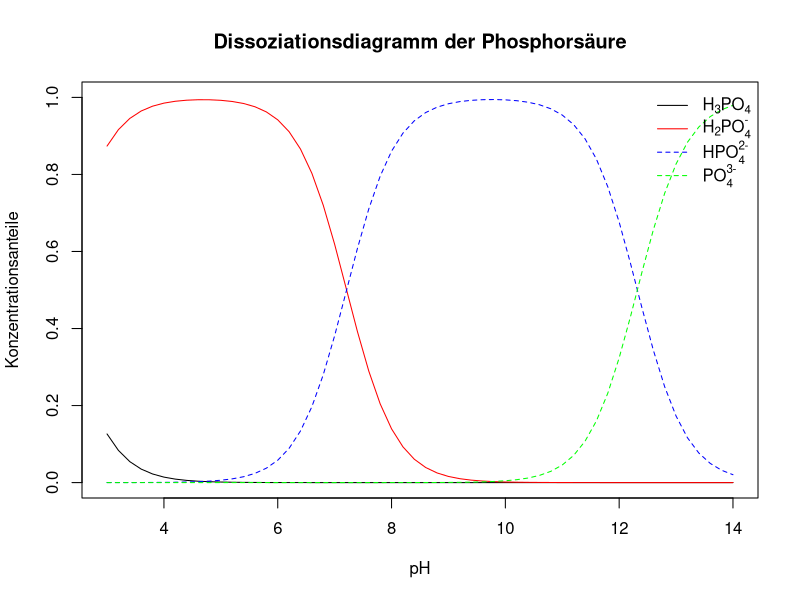
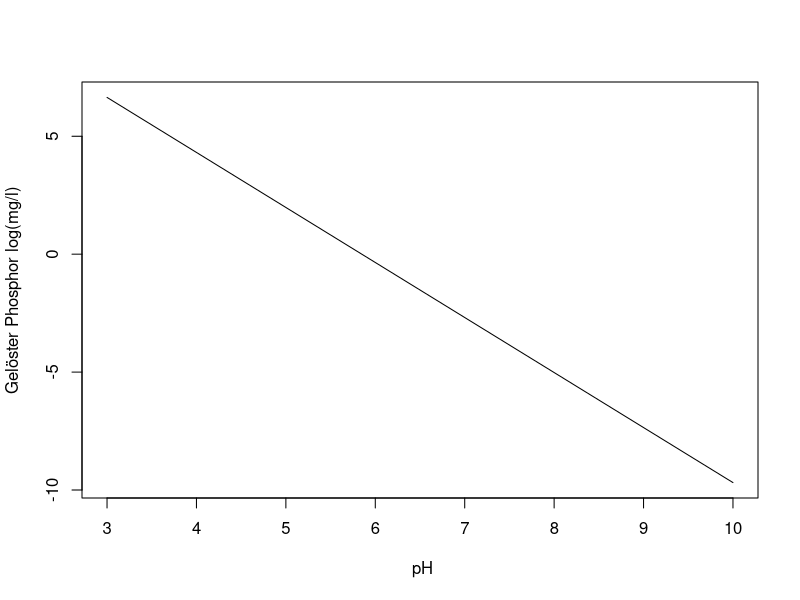

Here is the R script that generated these plots, in order: (Note: this script raises an error after producing the figures.)
####Berechnung des Dissoziationsdiagramm auf Basis der Konzentrationen
#Gleichgewichtskonstanten:
pk1 <- 2.16
pk2 <- 7.21
pk3 <- 12.32
#pks-Werte (-log10 von Gleichgewichtskonstante)
pH <- seq(3, 14, 0.2)
h <- 10 ^ (-pH) 
K1 <- 10 ^ (-pk1)
K2 <- 10 ^ (-pk2)
K3 <- 10 ^ (-pk3)

#Gesamtkonzentration H3 ermittelt über die Konzentrationssumme 
H3 <- h^3 + (h^2 * K1) + (h * K1 * K2) + (K1 * K2 * K3)

# Gleichungen der vier Gleichgewichtskurven im Dissoziationsdiagramm
# Teilen durch die Gesamtkonzentration H3
RAH3 <- (h^3)/H3
RAH2 <- h^2 * K1 / H3
RAH <- h * K1 * K2/H3
RA <- K1 * K2 * K3 / H3
plot(pH, RAH3, type="l", ylim=c(0,1), ylab = "Konzentrationsanteile", main = "Dissoziationsdiagramm der Phosphorsäure")
points(pH, RAH2, type = "l", col="red")
points(pH, RAH, type = "l", col ="blue", lty=2)
points(pH, RA, type = "l", col = "green", lty=2)
legend("topright", c(expression("H"["3"]*"PO"["4"]), expression("H"["2"]*"PO"["4"]^"-"), expression("HPO"["4"]^"2-"), expression("PO"["4"]^"3-")), col = c("black", "red", "blue", "green"), lty = c(1,1,2,2), bty = "n")

###
#Funktion des gelösten Phosphatgehaltes im Gelichgewicht mit Hydroxylapatit###########
#bei gegeben pH und ca+ aktivität in mol/l
###
#Idee: Löslichkeitsprodukt (Ksp) formolieren aus der Gleichgewichtsreaktion von Hydroxylapatit (Ca5(PO4)3OH + 7 H+ <-> 5 Ca2+ + 3H2PO4- + H2O); Ksp = a5 Ca2+ * a3 H2PO4- / a7 H+ (a = aktivität)
#Nach umformen und einsetzen von Ksp = 14.46 ->
#log(aH2PO4-) = 1/3 (14.46 - 7 *pH - 5 log aCa2+)
HPO2 <- function(ph, gammaca = 0.0025){
  erg <- 1/3 * (14.46 - 5 * log10(gammaca) - (7 * ph))
  erg <- 10^(erg) * 30.973762 #Umrechung von Mol/l zu Gramm/l
  return(erg *1000) #In Miligramm *1000
}
##
#Beispiel#####
##
HPO2(5)
HPO2(6)
ca_beispiel <- seq(0.0001, 0.009, 0.0001)
pH_beispiel <- seq(3, 10, 0.01)
erg1 <- sapply(pH_beispiel, HPO2, gammaca = 0.0025) #Bei gleichen Ca2+
plot(pH_beispiel, log10(erg1), type = "l", ylab = "Gelöster Phosphor log(mg/l)", xlab = " pH")
#Mit Veränderung der Ca2+ Aktivität
mat_erg <- as.data.frame(matrix(0,length(ca_beispiel), length(pH_beispiel)))
rownames(mat_erg) <- ca_beispiel
colnames(mat_erg) <- pH_beispiel
for (i in 1:length(ca_beispiel)){
  for (j in 1:length(pH_beispiel)){
    mat_erg[i,j] <- HPO2(ph = pH_beispiel[j],  gammaca = ca_beispiel[i])
  }
}
#mat_erg$`5.01`[which(ca_beispiel==0.0025)]
mat_erg <- rotate(mat_erg) # rotation der Matrix 
filled.contour(pH_beispiel, ca_beispiel,   log10(mat_erg), ylab=expression("Ca"^"2+"*"Aktivität in mol l"^"-1"), xlab=("pH-Wert"), main  = "Phosphor in Lösung log(mg/l)", color = terrain.colors)

#Phosphorgehalt Abhängig von der CO2 Konzentration############
CO2_PD <- seq(0.1, 5, 0.1) #CO2 Patialdrücke  in kPA
ph_co2 <- as.data.frame(matrix(0,length(CO2_PD),8)) # Matrix für die Aktivitäten von Ca2+ und den dazugehörigen pH-Wert
colnames(ph_co2) <- c("ca2", "CaHCO", "H", "HCO3", "CO2", "OH", "PH", "paco2")

#Berechung der Aktivitäten und pH-Werten anhand des Calciumsmodelles mit verschienen  CO2 Patialdrücken  
for (i in 1:length(CO2_PD)){
  ph_co2[i,] <- co2pa_ca(pco02=CO2_PD[i], temp1=20)
  print(CO2_PD[i])
}
ph_co2
cacons<-numeric(length(CO2_PD)) #Berechnung der Ca2+ Konzentrationen aus den Aktivitäten 
for (i in 1:length(CO2_PD)){
  cacons[i] <- ca2(pco02=ph_co2$paco2[i], temp1=20, ph=ph_co2$PH[i], ga=ph_co2$ca2[i])
}

plot(ph_co2$paco2, cacons * 40 *1000, type = "l", ylab = expression("Ca" ^ "2+" * " Konzentration in mg" ^ "-1"), xlab = expression("CO" ["2"] * " Patialdruck kPa"))

#Berechung der Phosphatgehalte mit den ca2+ Konzentrationen und dem pH-Wert im Gleichgewicht
plot(ph_co2$PH, cacons, type = "l", xlab = "pH", ylab = expression("ca"^"2+"*"  mol l"^"-1"))
phos <- HPO2(ph = ph_co2$PH, gammaca = cacons)
plot(ph_co2$PH, log10(phos), type = "l")

phos <- as.data.frame(cbind(phos, ph_co2$PH, cacons, CO2_PD))
names(phos) <- c("Phosph", "pH", "Ca2+", "CO2_Patial")

library(ggplot2)
p <- ggplot(phos, aes(pH, Phosph, color = CO2_Patial))
  p + geom_point()



plot(CO2_PD, log10(cacons), type = "l", xlab = "Patialdruck CO2", ylab = "Ca2+ Konzentration mol/l")
#Plot aus Lindsy
phos_03 <- HPO2(ph_co2$PH[1], cacons[1])
##
##Veränderung des pH-Wertes#########
##
#Phosphorgehalt Abhängig von der CO2 Konzentration############
PH_PD <- seq(5, 9, 0.2) #CO2 Patialdrücke  in kPA 
#Berechung der Aktivitäten und pH-Werten anhand des Calciumsmodelles mit verschienen  CO2 Patialdrücken  
ph_co2_3 <- sapply(PH_PD, pH_ca_fun, temp1 = 20)
ph_co2_3 <- as.data.frame(t(ph_co2_3))
colnames(ph_co2_3) <- c("ca2", "CaHCO", "H", "HCO3", "CO2", "OH", "PH", "paco2")
cacons_2 <- numeric(length(PH_PD))
for (i in 1:length(PH_PD)){
  cacons_2[i] <- ca2(pco02=ph_co2_3$paco2[i], temp1=20, ph=ph_co2_3$PH[i], ga=ph_co2_3$ca2[i])
}
phos_2_pH <- HPO2(ph = ph_co2_3$PH, gammaca = cacons_2)
plot(PH_PD, log10(phos_2_pH), type = "l")
plot(ph_co2$PH, log10(phos), type = "l")

